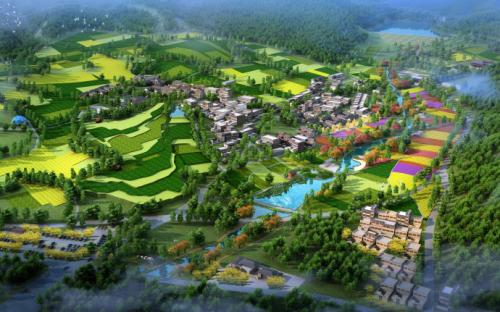
#> input picture Python/Demo/demo/test/text.jpg, 500 x 312 px
$ python textPillow.py
#> lines starting #> are read from the running program, lines starting #| are printed output that depends on the picture
from PIL import Image

# 打开一个jpg图像文件，注意是当前路径:
im = Image.open('text.jpg')
#> im is the input picture: PIL image 500x312 RGB; mean R, G, B 84.4, 108.4, 78.4
# 获得图像尺寸:
w, h = im.size
#> w = 500; h = 312
print('Original image size: %sx%s' % (w, h))
#| Original image size: 500x312
# 缩放到50%:
im.thumbnail((w//2, h//2))
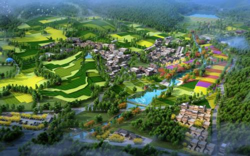
#> im: PIL image 250x156 RGB; mean R, G, B 84.4, 108.4, 78.4
print('Resize image to: %sx%s' % (w//2, h//2))
#| Resize image to: 250x156
# 把缩放后的图像用jpeg格式保存:
im.save('thumbnail.jpg', 'jpeg')
